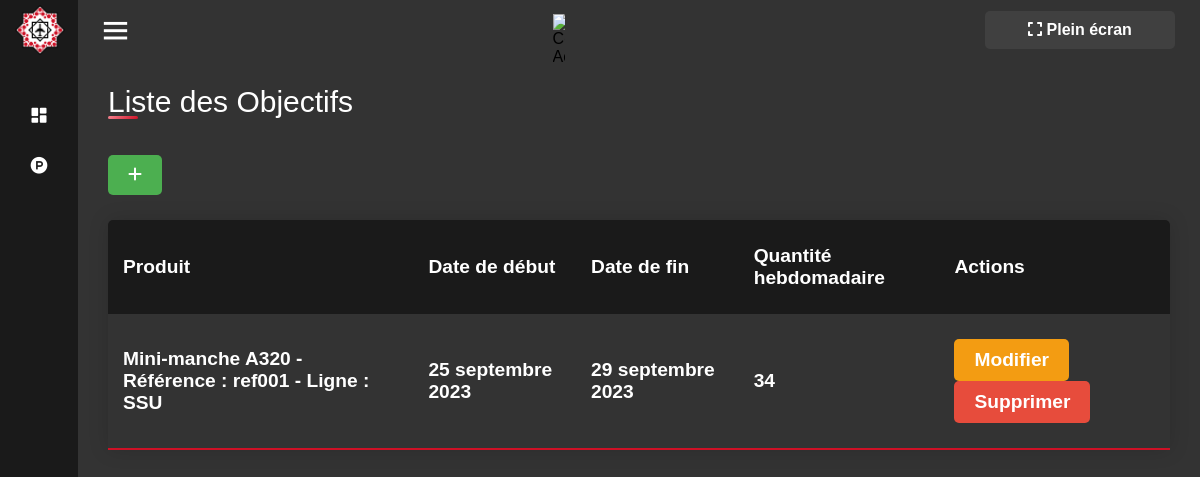
The page /produits/objectifs-hebdo/ on the database its author committed.
### Product/models.py (models this page shows, shortened)
class ObjectifHebdo(models.Model):
    produit = models.ForeignKey(Produit, on_delete=models.CASCADE)
    numero_semaine = models.IntegerField(default=1)  # Ajouter une valeur par défaut ici
    choix_clients = (
        ("Airbus", "Airbus"),
        ("Boeing", "Boeing"),
        ("Comac", "Comac"),
    )
    client = models.CharField(choices=choix_clients, max_length=30)
    date_debut = models.DateField()
    date_fin = models.DateField()
    quantite = models.IntegerField()
    utilisateur = models.ForeignKey(User, null=True, on_delete=models.CASCADE)

class Produit(models.Model):
    reference = models.CharField(max_length=100)  # La référence du produit
    nom = models.CharField(max_length=200)  # Le nom du produit
    photo = models.ImageField(upload_to=upload_to, null=True, blank=True)  # La photo du produit (optionnelle)
    ligne_production = models.ForeignKey(LigneProd, on_delete=models.CASCADE, related_name='produits')  # La ligne de production à laquelle le produit est associé
    def __str__(self):
        return f"{self.nom} - Référence : {self.reference} - Ligne : {self.ligne_production.nom}"

class LigneProd(models.Model):
    nom = models.CharField(max_length=100)
    etat = models.CharField(max_length=2, choices=[('OK', 'OK'), ('KO', 'KO')])  # L'état de la ligne de production (OK ou KO)
    commentaire = models.CharField(max_length=300, null=True,)  # Un commentaire sur l'état de la ligne de production

### Product/views.py (the view)
# urls.py: path('objectifs-hebdo/', views.liste_objectifs_hebdo, name='liste_objectifs_hebdo'),
def liste_objectifs_hebdo(request):
    objectifs = ObjectifHebdo.objects.all().order_by('-date_debut')
    context = {
        'objectifs': objectifs,
    }
    return render(request, 'liste_objectifs_hebdo.html', context)

### Product/templates/liste_objectifs_hebdo.html
{% extends 'base_template.html' %}
{% load static %}
{% block content %}
<div class="container">
    <div class="title">Liste des Objectifs</div> </br></br>
    <a href="{% url 'ajouter_objectif_hebdo' %}"><button class="ajouter" style="background-color: #4CAF50; height: 40px;" ><i class="fas fa-plus"></i></button></a>
    <table id="tbl" class="content-table">
        <thead>
            <tr>
                <th>Produit</th>
                <th>Date de début</th>
                <th>Date de fin</th>
                <th>Quantité hebdomadaire</th>
                <th>Actions</th>
            </tr>
        </thead>
        <tbody>
            {% for objectif in objectifs %}
            <tr>
                <td>{{ objectif.produit }}</td>
                <td>{{ objectif.date_debut }}</td>
                <td>{{ objectif.date_fin }}</td>
                <td>{{ objectif.quantite }}</td>
                <td>
                    <a href="{% url 'modifier_objectif_hebdo' pk=objectif.pk %}"><button class="modifier">Modifier</button></a>
                    <a href="{% url 'supprimer_objectif_hebdo' objectif_hebdo_id=objectif.pk %}"><button class="supprimer" >Supprimer</button></a>
                </td>
            </tr>
            {% endfor %}
        </tbody>
    </table>
</div>
{% endblock %}

### static/css/style.css (style rules this page uses)
html { background-color: #333333; }
* { margin: 0; padding: 0; box-sizing: border-box; font-family: 'Arial', sans-serif; }
.content-table { border-collapse: collapse; margin: 25px 0; font-size: 1.2em; min-width: 100%; border-radius: 5px 5px 0 0; overflow: hidden; box-shadow: 0 0 20px rgba(0, 0, 0, 0.15); font-weight: bold; }
.content-table thead tr { background-color: #1a1a1a; color: #ffffff; text-align: left; font-weight: bold; }
.content-table th, .content-table td { padding: 25px 15px; }
.content-table tbody tr { border-bottom: 1px solid #1a1a1a; }
.content-table tbody tr:last-of-type { border-bottom: 2px solid #CE1126; }
button { padding: 10px 20px; color: #fff; border: none; border-radius: 5px; cursor: pointer; margin-right: 5px; font-size: 1em; font-weight: bold; }
a { text-decoration: none; display: inline-block; }
.modifier { background-color: #f39c12; }
.supprimer { background-color: #e74c3c; }
.container { height: 100%; width: 100%; background-color: #333333; padding: 25px 30px; margin-bottom: 0px; color: white; }
.container .title { font-size: 30px; font-weight: 500; position: relative; }
.container .title::before { content: ""; position: absolute; left: 0; bottom: 0; height: 3px; width: 30px; border-radius: 5px; background: linear-gradient(135deg, #f58490, #CE1126); }

### rows shown on the page
ObjectifHebdo: produit "Mini-manche A320 - Référence : ref001 - Ligne : SSU", date_debut "25 septembre 2023", date_fin "29 septembre 2023", quantite "34"
